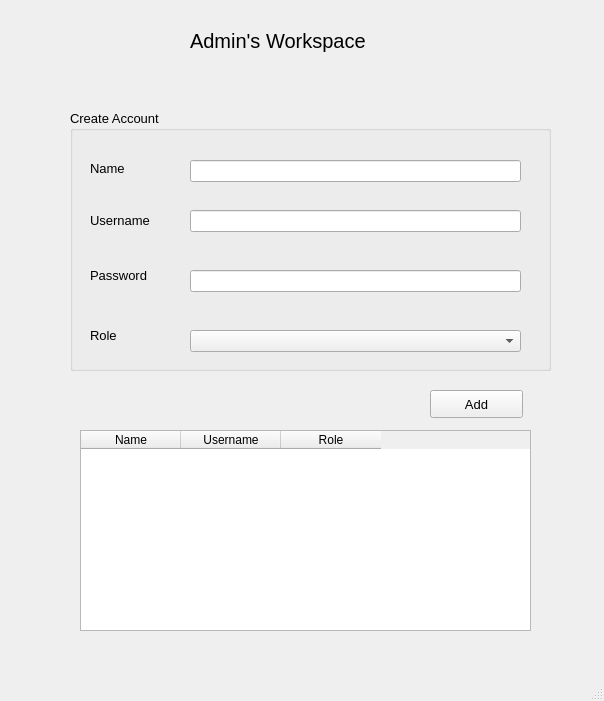
<?xml version="1.0" encoding="UTF-8"?>
<ui version="4.0">
 <class>MainWindow</class>
 <widget class="QMainWindow" name="MainWindow">
  <property name="geometry">
   <rect>
    <x>0</x>
    <y>0</y>
    <width>604</width>
    <height>701</height>
   </rect>
  </property>
  <property name="windowTitle">
   <string>MainWindow</string>
  </property>
  <widget class="QWidget" name="centralwidget">
   <widget class="QLabel" name="label">
    <property name="geometry">
     <rect>
      <x>190</x>
      <y>10</y>
      <width>301</width>
      <height>61</height>
     </rect>
    </property>
    <property name="font">
     <font>
      <pointsize>15</pointsize>
     </font>
    </property>
    <property name="text">
     <string>Admin's Workspace</string>
    </property>
   </widget>
   <widget class="QLabel" name="label_2">
    <property name="geometry">
     <rect>
      <x>70</x>
      <y>130</y>
      <width>55</width>
      <height>16</height>
     </rect>
    </property>
    <property name="text">
     <string/>
    </property>
   </widget>
   <widget class="QGroupBox" name="groupBox">
    <property name="geometry">
     <rect>
      <x>70</x>
      <y>110</y>
      <width>481</width>
      <height>261</height>
     </rect>
    </property>
    <property name="font">
     <font>
      <pointsize>10</pointsize>
     </font>
    </property>
    <property name="title">
     <string>Create Account</string>
    </property>
    <widget class="QLabel" name="label_3">
     <property name="geometry">
      <rect>
       <x>20</x>
       <y>90</y>
       <width>81</width>
       <height>41</height>
      </rect>
     </property>
     <property name="text">
      <string>Username</string>
     </property>
    </widget>
    <widget class="QLabel" name="label_4">
     <property name="geometry">
      <rect>
       <x>20</x>
       <y>150</y>
       <width>81</width>
       <height>31</height>
      </rect>
     </property>
     <property name="text">
      <string>Password</string>
     </property>
    </widget>
    <widget class="QLabel" name="label_5">
     <property name="geometry">
      <rect>
       <x>20</x>
       <y>210</y>
       <width>81</width>
       <height>31</height>
      </rect>
     </property>
     <property name="text">
      <string>Role</string>
     </property>
    </widget>
    <widget class="QLineEdit" name="Username">
     <property name="geometry">
      <rect>
       <x>120</x>
       <y>100</y>
       <width>331</width>
       <height>22</height>
      </rect>
     </property>
    </widget>
    <widget class="QLineEdit" name="Password">
     <property name="geometry">
      <rect>
       <x>120</x>
       <y>160</y>
       <width>331</width>
       <height>22</height>
      </rect>
     </property>
     <property name="echoMode">
      <enum>QLineEdit::Password</enum>
     </property>
    </widget>
    <widget class="QComboBox" name="Role">
     <property name="geometry">
      <rect>
       <x>120</x>
       <y>220</y>
       <width>331</width>
       <height>22</height>
      </rect>
     </property>
    </widget>
    <widget class="QLabel" name="label_6">
     <property name="geometry">
      <rect>
       <x>20</x>
       <y>50</y>
       <width>55</width>
       <height>16</height>
      </rect>
     </property>
     <property name="text">
      <string>Name</string>
     </property>
    </widget>
    <widget class="QLineEdit" name="Name">
     <property name="geometry">
      <rect>
       <x>120</x>
       <y>50</y>
       <width>331</width>
       <height>22</height>
      </rect>
     </property>
    </widget>
   </widget>
   <widget class="QPushButton" name="AAddBtn">
    <property name="geometry">
     <rect>
      <x>430</x>
      <y>390</y>
      <width>93</width>
      <height>28</height>
     </rect>
    </property>
    <property name="font">
     <font>
      <pointsize>10</pointsize>
     </font>
    </property>
    <property name="text">
     <string>Add</string>
    </property>
   </widget>
   <widget class="QTableWidget" name="AdminTable">
    <property name="geometry">
     <rect>
      <x>80</x>
      <y>430</y>
      <width>451</width>
      <height>201</height>
     </rect>
    </property>
    <column>
     <property name="text">
      <string>Name</string>
     </property>
    </column>
    <column>
     <property name="text">
      <string>Username</string>
     </property>
    </column>
    <column>
     <property name="text">
      <string>Role</string>
     </property>
    </column>
   </widget>
  </widget>
  <widget class="QMenuBar" name="menubar">
   <property name="geometry">
    <rect>
     <x>0</x>
     <y>0</y>
     <width>604</width>
     <height>26</height>
    </rect>
   </property>
  </widget>
  <widget class="QStatusBar" name="statusbar"/>
 </widget>
 <resources/>
 <connections/>
</ui>
